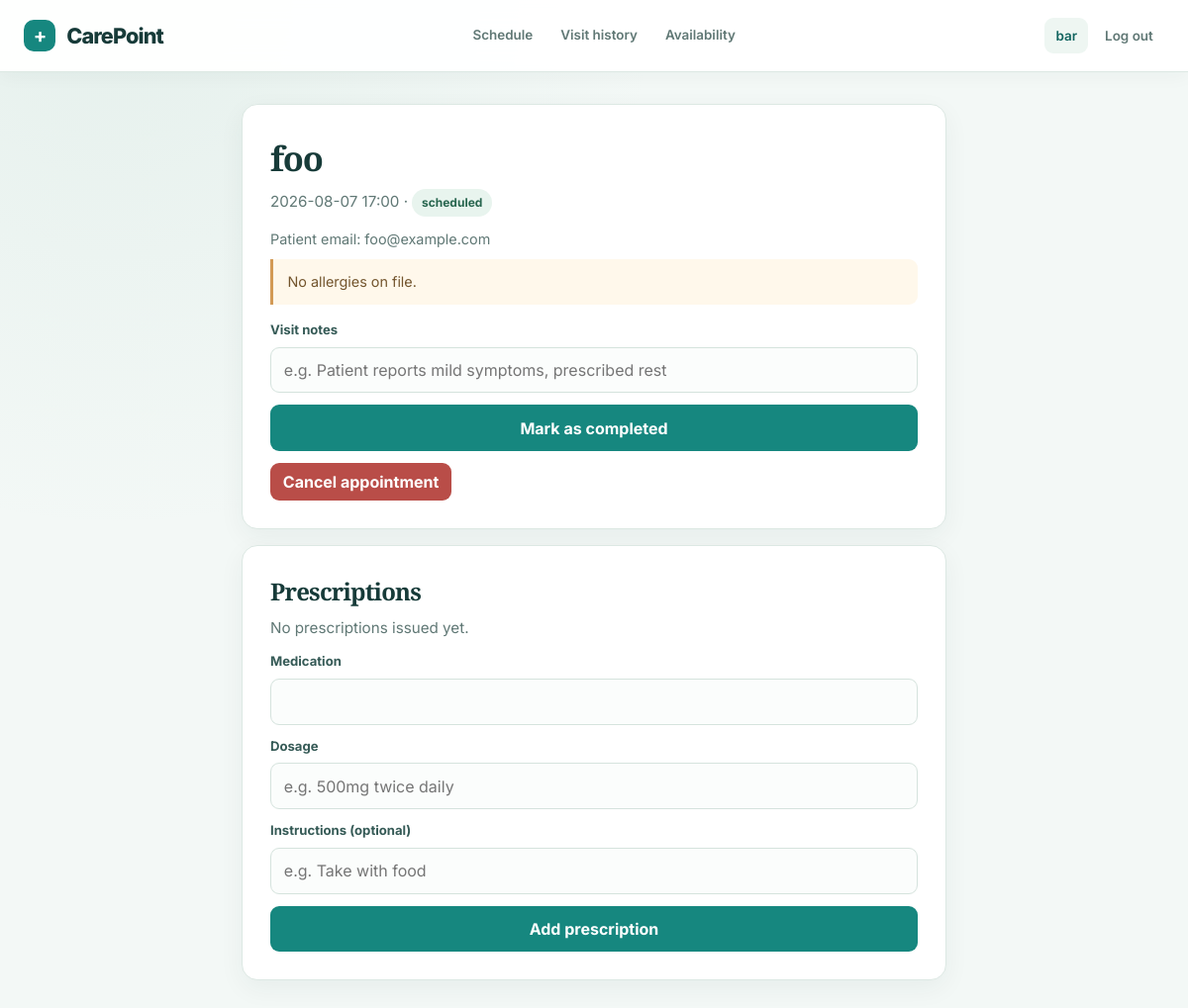
The app's page /doctor/appointment/1 (signed in), older data.
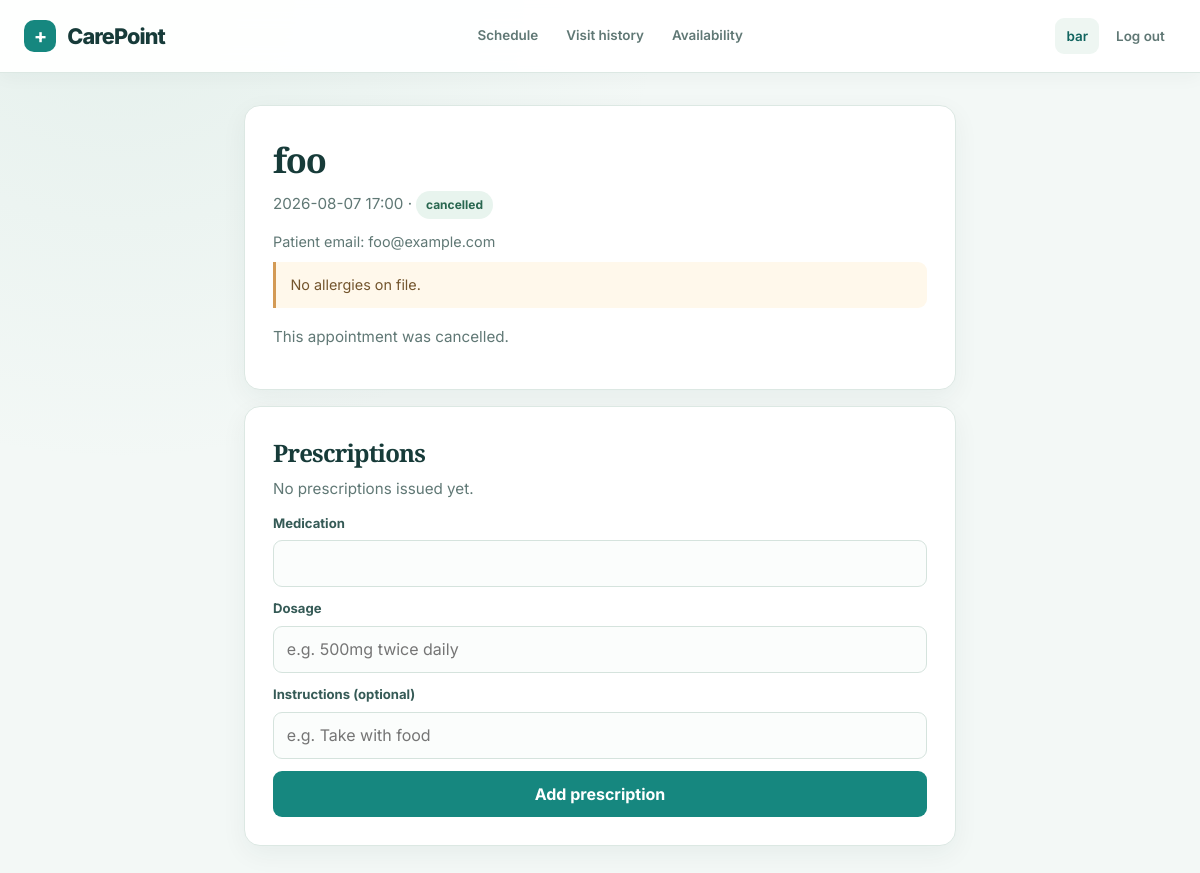
The same page, newer data.
### tables this page shows
CREATE TABLE appointments (
    id INTEGER PRIMARY KEY AUTOINCREMENT,
    patient_id INTEGER NOT NULL,
    provider_id INTEGER NOT NULL,
    appointment_datetime DATETIME NOT NULL,
    status TEXT NOT NULL DEFAULT 'scheduled' CHECK(status IN ('scheduled', 'completed', 'cancelled')),
    notes TEXT,
    created_at DATETIME DEFAULT CURRENT_TIMESTAMP,
    FOREIGN KEY (patient_id) REFERENCES patients(user_id),
    FOREIGN KEY (provider_id) REFERENCES providers(user_id)
);

### app.py (the view)
@app.route("/doctor/appointment/<int:appointment_id>")
@role_required("doctor")
def appointment_detail(appointment_id):
    db = get_db()
    appt = db.execute(
        """
        SELECT appointments.*, users.name AS patient_name, users.email AS patient_email,
               patients.allergies AS patient_allergies
        FROM appointments
        JOIN patients ON appointments.patient_id = patients.user_id
        JOIN users ON patients.user_id = users.id
        WHERE appointments.id = ?
        """,
        (appointment_id,),
    ).fetchone()
    if appt is None:
        db.close()
        return apology("appointment not found", 404)
    if appt["provider_id"] != session["user_id"]:
        db.close()
        return apology("access denied", 403)
    prescriptions = db.execute(
        "SELECT * FROM prescriptions WHERE appointment_id = ? ORDER BY issued_date DESC",
        (appointment_id,),
    ).fetchall()
    db.close()
    return render_template("appointment_detail.html", appt=appt, prescriptions=prescriptions)

### app.py (called while the page is built)
def get_db():
    conn = sqlite3.connect("clinic.db")
    conn.row_factory = sqlite3.Row
    conn.execute("PRAGMA foreign_keys = ON")
    return conn

### helpers.py (called while the page is built)
def role_required(role):
    def decorator(f):
        @wraps(f)
        def decorated_function(*args, **kwargs):
            if session.get("user_id") is None:
                return redirect("/login")
            if session.get("role") != role:
                return apology("Access denied: wrong role", 403)
            return f(*args, **kwargs)
        return decorated_function
    return decorator

### templates/appointment_detail.html (shortened to what this page needs)
{% extends "layout.html" %}
{% block main %}
<div class="card">
    <h1>{{ appt.patient_name }}</h1>
    <p class="subtitle">{{ appt.appointment_datetime }} · <span class="status">{{ appt.status }}</span></p>
    <p class="detail-meta">
        Patient email: {{ appt.patient_email }}
    </p>
    <p class="clinical-note">
        {% if appt.patient_allergies %}<strong>Allergies/notes:</strong> {{ appt.patient_allergies }}{% else %}No allergies on file.{% endif %}
    </p>
    {% if appt.status == 'completed' %}
        <p class="subtitle"><strong>Notes:</strong> {{ appt.notes or "No notes recorded." }}</p>
    {% elif appt.status == 'cancelled' %}
        <p class="subtitle">This appointment was cancelled.</p>
    {% else %}
        <form action="/doctor/appointment/{{ appt.id }}/complete" method="post">
            <label for="notes">Visit notes</label>
            <input type="text" id="notes" name="notes" placeholder="e.g. Patient reports mild symptoms, prescribed rest">
            <button type="submit">Mark as completed</button>
        </form>
        <form action="/doctor/appointment/{{ appt.id }}/cancel" method="post" class="mt-1">
            <button type="submit" class="btn-inline btn-danger">Cancel appointment</button>
        </form>
    {% endif %}
</div>
<div class="card section-card">
    <h2>Prescriptions</h2>
    {% if prescriptions %}
        <table class="data-table">
            <thead>
                <tr>
                    <th>Medication</th>
                    <th>Dosage</th>
                    <th>Instructions</th>
                    <th>Issued</th>
                </tr>
            </thead>
            <tbody>
                {% for rx in prescriptions %}
                <tr>
                    <td>{{ rx.medication }}</td>
                    <td>{{ rx.dosage }}</td>
                    <td class="muted">{{ rx.instructions or "—" }}</td>
                    <td class="muted">{{ rx.issued_date }}</td>
                </tr>
                {% endfor %}
            </tbody>
        </table>
    {% else %}
        <p class="subtitle">No prescriptions issued yet.</p>
    {% endif %}
    <form action="/doctor/appointment/{{ appt.id }}/prescribe" method="post">
        <label for="medication">Medication</label>
        <input type="text" id="medication" name="medication" required>
        <label for="dosage">Dosage</label>
        <input type="text" id="dosage" name="dosage" placeholder="e.g. 500mg twice daily" required>
        <label for="instructions">Instructions (optional)</label>
        <input type="text" id="instructions" name="instructions" placeholder="e.g. Take with food">
        <button type="submit">Add prescription</button>
    </form>
</div>
{% endblock %}

Row changes from the older to the newer data that the page shows:
changed appointments: status "scheduled" → "cancelled"
Text that changed along with them:
text no longer shown: "Visit notes Mark as completed Cancel appointment"
text now shown: "This appointment was cancelled."
